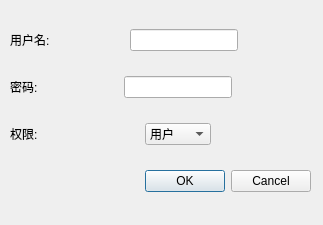
<?xml version="1.0" encoding="UTF-8"?>
<ui version="4.0">
 <class>DialogUser</class>
 <widget class="QDialog" name="DialogUser">
  <property name="geometry">
   <rect>
    <x>0</x>
    <y>0</y>
    <width>323</width>
    <height>225</height>
   </rect>
  </property>
  <property name="windowTitle">
   <string>Dialog</string>
  </property>
  <widget class="QWidget" name="verticalLayoutWidget">
   <property name="geometry">
    <rect>
     <x>10</x>
     <y>10</y>
     <width>301</width>
     <height>201</height>
    </rect>
   </property>
   <layout class="QVBoxLayout" name="verticalLayout">
    <item>
     <layout class="QHBoxLayout" name="horizontalLayout">
      <item>
       <widget class="QLabel" name="label">
        <property name="text">
         <string>用户名:</string>
        </property>
       </widget>
      </item>
      <item>
       <spacer name="horizontalSpacer_2">
        <property name="orientation">
         <enum>Qt::Horizontal</enum>
        </property>
        <property name="sizeHint" stdset="0">
         <size>
          <width>40</width>
          <height>20</height>
         </size>
        </property>
       </spacer>
      </item>
      <item>
       <widget class="QLineEdit" name="lineUsername"/>
      </item>
      <item>
       <spacer name="horizontalSpacer_4">
        <property name="orientation">
         <enum>Qt::Horizontal</enum>
        </property>
        <property name="sizeHint" stdset="0">
         <size>
          <width>40</width>
          <height>20</height>
         </size>
        </property>
       </spacer>
      </item>
     </layout>
    </item>
    <item>
     <layout class="QHBoxLayout" name="horizontalLayout_2">
      <item>
       <widget class="QLabel" name="label_2">
        <property name="text">
         <string>密码:</string>
        </property>
       </widget>
      </item>
      <item>
       <spacer name="horizontalSpacer">
        <property name="orientation">
         <enum>Qt::Horizontal</enum>
        </property>
        <property name="sizeHint" stdset="0">
         <size>
          <width>40</width>
          <height>20</height>
         </size>
        </property>
       </spacer>
      </item>
      <item>
       <widget class="QLineEdit" name="linePassword"/>
      </item>
      <item>
       <spacer name="horizontalSpacer_5">
        <property name="orientation">
         <enum>Qt::Horizontal</enum>
        </property>
        <property name="sizeHint" stdset="0">
         <size>
          <width>40</width>
          <height>20</height>
         </size>
        </property>
       </spacer>
      </item>
     </layout>
    </item>
    <item>
     <layout class="QHBoxLayout" name="horizontalLayout_3">
      <item>
       <widget class="QLabel" name="label_3">
        <property name="text">
         <string>权限:</string>
        </property>
       </widget>
      </item>
      <item>
       <spacer name="horizontalSpacer_3">
        <property name="orientation">
         <enum>Qt::Horizontal</enum>
        </property>
        <property name="sizeHint" stdset="0">
         <size>
          <width>40</width>
          <height>20</height>
         </size>
        </property>
       </spacer>
      </item>
      <item>
       <widget class="QComboBox" name="comboBoxPrivilege">
        <item>
         <property name="text">
          <string>用户</string>
         </property>
        </item>
        <item>
         <property name="text">
          <string>管理员</string>
         </property>
        </item>
       </widget>
      </item>
      <item>
       <spacer name="horizontalSpacer_6">
        <property name="orientation">
         <enum>Qt::Horizontal</enum>
        </property>
        <property name="sizeHint" stdset="0">
         <size>
          <width>40</width>
          <height>20</height>
         </size>
        </property>
       </spacer>
      </item>
     </layout>
    </item>
    <item>
     <widget class="QDialogButtonBox" name="buttonBox">
      <property name="orientation">
       <enum>Qt::Horizontal</enum>
      </property>
      <property name="standardButtons">
       <set>QDialogButtonBox::Cancel|QDialogButtonBox::Ok</set>
      </property>
     </widget>
    </item>
   </layout>
  </widget>
 </widget>
 <resources/>
 <connections>
  <connection>
   <sender>buttonBox</sender>
   <signal>accepted()</signal>
   <receiver>DialogUser</receiver>
   <slot>accept()</slot>
   <hints>
    <hint type="sourcelabel">
     <x>248</x>
     <y>254</y>
    </hint>
    <hint type="destinationlabel">
     <x>157</x>
     <y>274</y>
    </hint>
   </hints>
  </connection>
  <connection>
   <sender>buttonBox</sender>
   <signal>rejected()</signal>
   <receiver>DialogUser</receiver>
   <slot>reject()</slot>
   <hints>
    <hint type="sourcelabel">
     <x>316</x>
     <y>260</y>
    </hint>
    <hint type="destinationlabel">
     <x>286</x>
     <y>274</y>
    </hint>
   </hints>
  </connection>
 </connections>
</ui>
